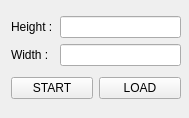
<?xml version="1.0" encoding="UTF-8"?>
<ui version="4.0">
 <class>StartWindow</class>
 <widget class="QMainWindow" name="StartWindow">
  <property name="geometry">
   <rect>
    <x>0</x>
    <y>0</y>
    <width>189</width>
    <height>118</height>
   </rect>
  </property>
  <property name="windowTitle">
   <string>StartWindow</string>
  </property>
  <widget class="QWidget" name="centralwidget">
   <widget class="QWidget" name="">
    <property name="geometry">
     <rect>
      <x>11</x>
      <y>11</y>
      <width>170</width>
      <height>94</height>
     </rect>
    </property>
    <layout class="QVBoxLayout" name="verticalLayout_2">
     <item>
      <layout class="QVBoxLayout" name="verticalLayout">
       <item>
        <layout class="QHBoxLayout" name="horizontalLayout">
         <item>
          <widget class="QLabel" name="label">
           <property name="text">
            <string>Height :</string>
           </property>
          </widget>
         </item>
         <item>
          <spacer name="horizontalSpacer_2">
           <property name="orientation">
            <enum>Qt::Horizontal</enum>
           </property>
           <property name="sizeType">
            <enum>QSizePolicy::Fixed</enum>
           </property>
           <property name="sizeHint" stdset="0">
            <size>
             <width>1</width>
             <height>20</height>
            </size>
           </property>
          </spacer>
         </item>
         <item>
          <widget class="QLineEdit" name="height_inp">
           <property name="toolTip">
            <string>&lt;html&gt;&lt;head/&gt;&lt;body&gt;&lt;p&gt;Height&lt;/p&gt;&lt;/body&gt;&lt;/html&gt;</string>
           </property>
          </widget>
         </item>
        </layout>
       </item>
       <item>
        <layout class="QHBoxLayout" name="horizontalLayout_2">
         <item>
          <widget class="QLabel" name="label_2">
           <property name="text">
            <string>Width :</string>
           </property>
          </widget>
         </item>
         <item>
          <spacer name="horizontalSpacer">
           <property name="orientation">
            <enum>Qt::Horizontal</enum>
           </property>
           <property name="sizeType">
            <enum>QSizePolicy::Fixed</enum>
           </property>
           <property name="sizeHint" stdset="0">
            <size>
             <width>5</width>
             <height>20</height>
            </size>
           </property>
          </spacer>
         </item>
         <item>
          <widget class="QLineEdit" name="width_inp">
           <property name="toolTip">
            <string>&lt;html&gt;&lt;head/&gt;&lt;body&gt;&lt;p&gt;Width&lt;/p&gt;&lt;/body&gt;&lt;/html&gt;</string>
           </property>
          </widget>
         </item>
        </layout>
       </item>
      </layout>
     </item>
     <item>
      <layout class="QHBoxLayout" name="horizontalLayout_3">
       <item>
        <widget class="QPushButton" name="start_button">
         <property name="text">
          <string>START</string>
         </property>
        </widget>
       </item>
       <item>
        <widget class="QPushButton" name="loadButton">
         <property name="text">
          <string>LOAD</string>
         </property>
        </widget>
       </item>
      </layout>
     </item>
    </layout>
   </widget>
  </widget>
 </widget>
 <resources/>
 <connections/>
</ui>
